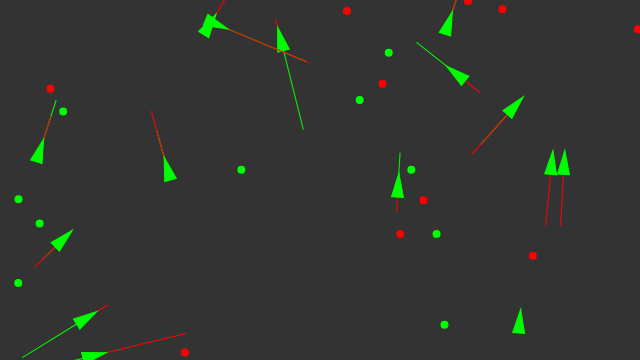
Frame 1 (no input)
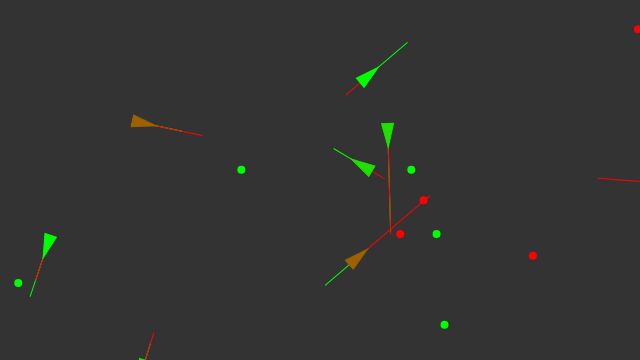
Frame 60 (no input)
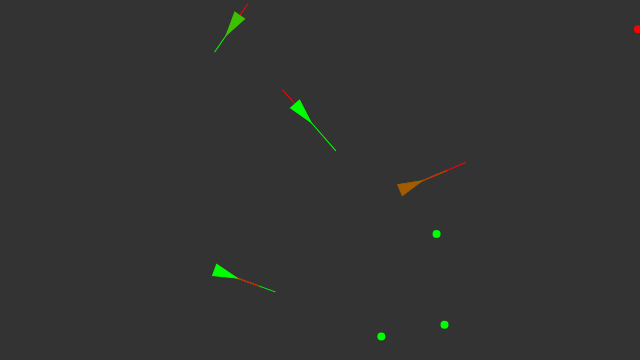
Frame 120 (the mouse pressed at the canvas centre since frame 60)

The p5.js sketch that drew these frames (run headless with seeded random() and noise() and a simulated clock; from frame 60 on, the mouse is pressed at the canvas centre):

// p5.js sketch
// ── sketch.js
var vehicles = [];
var food = [];
var poison = [];

function setup() {
  createCanvas(640, 360);
  // make vehicles
  for (var i = 0; i < 15; i++){
    var x = random(width);
    var y = random(height);
    vehicles[i] = new Vehicle(x,y);
  }

  // make random food
  for (var i = 0; i < 10; i++){
    var x = random(width);
    var y = random(height);
    food.push(createVector(x,y));
  }
  // make random poison
  for (var i = 0; i < 10; i++){
    var x = random(width);
    var y = random(height);
    poison.push(createVector(x,y));
  }
}

function draw() {
  background(51);
  // add food as time goes on
  if (random(1) < 0.05){
    for (var i = 0; i < 1; i++){
      var x = random(width);
      var y = random(height);
      food.push(createVector(x,y));
    }
  }
  // Draw food
  for (var i = 0; i < food.length; i++){
    fill(0,255,0);
    noStroke();
    ellipse(food[i].x,food[i].y,8,8);
  }
  // Draw poison
  for (var i = 0; i < poison.length; i++){
    fill(255,0,0);
    noStroke();
    ellipse(poison[i].x,poison[i].y,8,8);
  }
  // Call the appropriate steering behaviors for our agents
  for (var i = vehicles.length-1; i >= 0 ; i--){
    vehicles[i].behaviors(food, poison);
    vehicles[i].update();
    vehicles[i].display();

    if (vehicles[i].dead()){
      vehicles.splice(i,1);
    }
  }
}

// ── ship.js
// The "Vehicle" class https://github.com/shiffman/The-Nature-of-Code-Examples-p5.js/tree/master/chp06_agents/NOC_6_01_Seek

function Vehicle(x, y){
    this.acceleration = createVector(0, 0);
    this.velocity = createVector(0, -2);
    this.position = createVector(x, y);
    // size
    this.r = 6;
    // ability
    this.maxspeed = 5;
    this.maxforce = 0.5;
    this.health = 1;
    // smarty pants
    this.dna = [];
    this.dna[0] = random(-5,5);
    this.dna[1] = random(-5,5);

  // Method to update location
  this.update = function() {
    //every frame health goes down
    this.health -= 0.002
    // Update velocity
    // velocity alters postion
    // acceleration alters velocity
    this.velocity.add(this.acceleration);
    // Limit speed
    this.velocity.limit(this.maxspeed);
    this.position.add(this.velocity);
    // Reset accelerationelertion to 0 each cycle
    this.acceleration.mult(0);
  }

  this.applyForce = function(force) {
    // We could add mass here if we want A = F / M
    this.acceleration.add(force);
  }

  this.behaviors = function(good, bad){
    var steerG = this.eat(good, 0.1);
    var steerB = this.eat(bad, -0.5);

    steerG.mult(this.dna[0]);
    steerB.mult(this.dna[1]);

    this.applyForce(steerG);
    this.applyForce(steerB);
  }

  this.eat = function(list, nutrition){
    var record = Infinity;
    var closest = -1;
    for( var i = 0; i < list.length; i++){
      var d = this.position.dist(list[i]);
      if (d < record ){
        record = d;
        closest = i;
      }
    }
    // moment of eating
    if(record < 5){
      list.splice(closest ,1);
      this.health += nutrition;
    } else if (closest > -1) {
      return this.seek(list[closest]);
    }
    return createVector(0, 0);
  }


  // A method that calculates a steering force towards a target
  // STEER = DESIRED MINUS VELOCITY
  this.seek = function(target) {

    var desired = p5.Vector.sub(target, this.position); // A vector pointing from the location to the target

    // Scale to maximum speed
    desired.setMag(this.maxspeed);

    // Steering = Desired minus velocity
    var steer = p5.Vector.sub(desired, this.velocity);
    steer.limit(this.maxforce); // Limit to maximum steering force

    return steer;
    //this.applyForce(steer);
  }
  // are you ok, are you ok, are you ok annie?
  this.dead = function(){
    return (this.health < 0);
  }

  this.display = function() {
    // Draw a triangle rotated in the direction of velocity
    var angle = this.velocity.heading() + PI / 2;

    push();
    translate(this.position.x, this.position.y);
    rotate(angle);

    stroke(0,255,0);
    line(0,0,0, -this.dna[0]*20);
    stroke(255,0,0);
    line(0,0,0, -this.dna[1]*20);

    // Vehicle color to show health
    var gr = color(0,255,0);
    var rd = color(255,0,0);
    // linear interperlation
    // red0 ----------- 1green
    var col = lerpColor(rd,gr,this.health);
    fill(col);
    stroke(col);
    strokeWeight(1);
    beginShape();
    vertex(0, -this.r * 2);
    vertex(-this.r, this.r * 2);
    vertex(this.r, this.r * 2);
    endShape(CLOSE);



    pop();
  }
}
